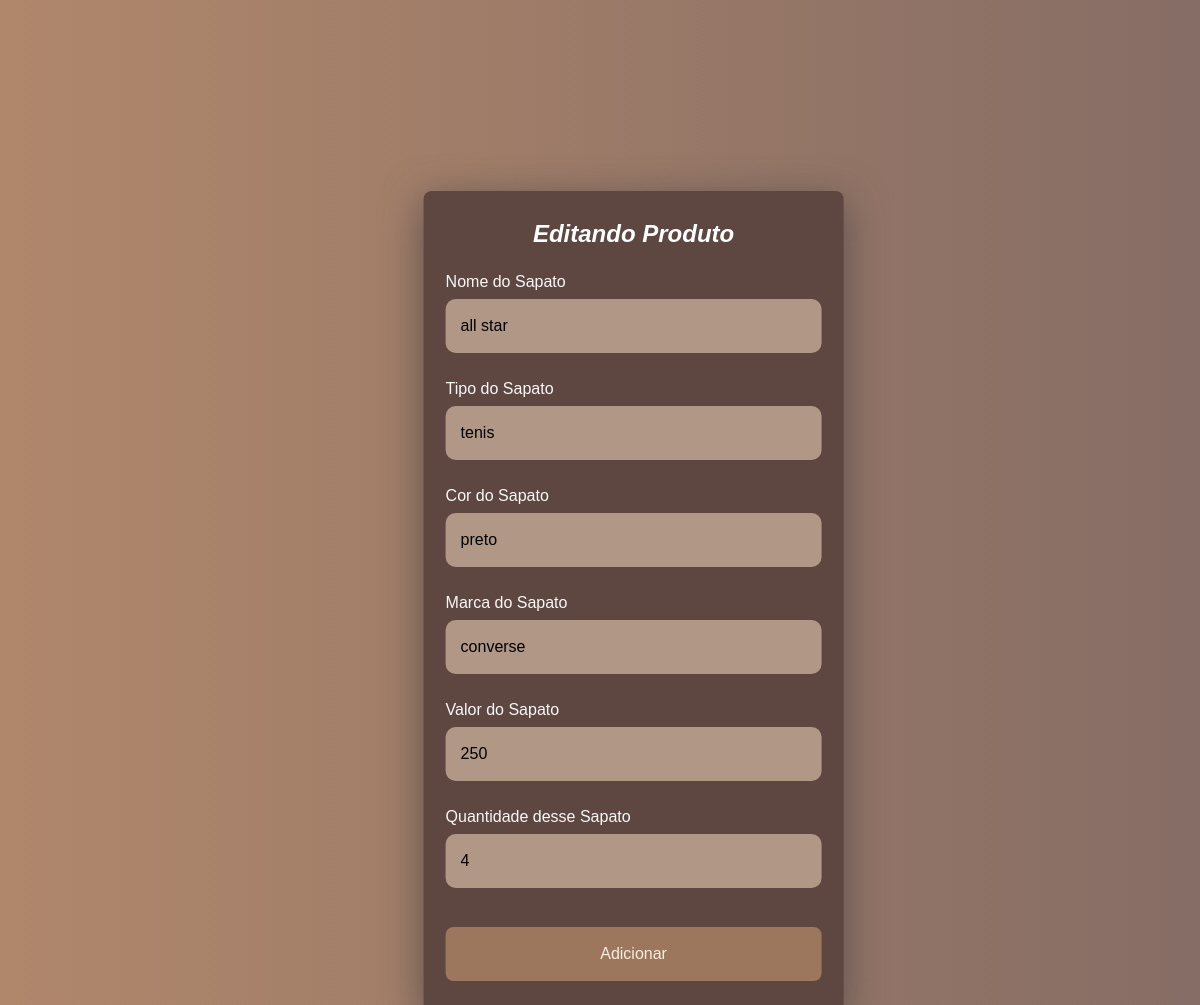
Screenshot of /add.php?id=1 with the database file from the repository.
### tables this page shows
CREATE TABLE IF NOT EXISTS `sapatos` (
  `id` int(11) NOT NULL AUTO_INCREMENT,
  `nome` varchar(55) NOT NULL,
  `tipo` varchar(55) NOT NULL,
  `cor` varchar(35) NOT NULL,
  `marca` varchar(35) NOT NULL,
  `valor` float NOT NULL,
  `quantidade` int(20) NOT NULL,
  PRIMARY KEY (`id`)
);

### add.php (the view, shortened to what this page needs)
<?php
require_once "conexao.php";
if(!isset($_REQUEST['id'])){
  $titulo = "Adicionando Produto";
  $id = "";
  $nome = "";
  $tipo = "";
  $cor = "";
  $marca = "";
  $valor = "";
  $quantidade = "";
} else {
  $titulo = "Editando Produto";
  $id = $_REQUEST['id'];
  $stmt = $conn->prepare("SELECT * FROM sapatos WHERE id=$id");
  $stmt->execute();
  $row = $stmt->fetch(PDO::FETCH_OBJ);
  $nome = $row->nome;
  $tipo = $row->tipo;
  $cor = $row->cor;
  $marca = $row->marca;
  $valor = $row->valor;
  $quantidade = $row->quantidade;
}
?>
<html>
<head>
  <link href="https://cdn.jsdelivr.net/npm/bootstrap@5.1.3/dist/css/bootstrap.min.css" rel="stylesheet">
  <link rel="stylesheet" href="css/add.css">
</head>
<body>
  <div class="formularios">
  <form action="add1.php" method="post">
                <legend><b><i><?php echo $titulo; ?></i></b></legend>
                <div class="textfield">
                    <label for="nome" class="">Nome do Sapato</label>
                    <input type="text" name="nome" id="nome" value="<?php echo $nome; ?>">
                <br>
                    <label for="tipo" class="">Tipo do Sapato</label>
                    <input type="text" name="tipo" id="tipo" value="<?php echo $tipo; ?>">
                <br>
                    <label for="cor" class="">Cor do Sapato</label>
                    <input type="text" name="cor" id="cor" value="<?php echo $cor; ?>">
                <br>
                    <label for="marca" class="">Marca do Sapato</label>
                    <input type="text" name="marca" id="marca" value="<?php echo $marca; ?>">
                <br>
                    <label for="valor" class="">Valor do Sapato</label>
                    <input type="valor" name="valor" id="valor" value="<?php echo $valor; ?>">
                <br>
                    <label for="quantidade" class="">Quantidade desse Sapato</label>
                    <input type="quantidade" name="quantidade" id="quantidade" value="<?php echo $quantidade; ?>">
                </div>
                <br>
        <button type="submit">Adicionar</button>
    </form>
  </div>
</body>
</html>

### css/add.css (style rules this page uses)
body { font-family: Arial, Helvetica, sans-serif; background-image:linear-gradient(to right, #b0876b, #866d65); }
.formularios { width: 35%; position: absolute; top: 50%; left: 50%; transform: translate(-42%, -38%); padding: 15px 22px; background-color: #5D4740; border-radius: 8px; display: flex; flex-direction: column; color: white; box-shadow: 0px 10px 40px rgba(74, 69, 69, 0.799); }
legend { text-align: center; padding: 10px; }
.textfield { width: 100%; display: flex; flex-direction: column; justify-content: center; margin: 15px 0px; align-items: flex-start; }
.textfield>input { background: #b09786; border: none; width: 100%; border-radius: 10px; padding: 15px; color: black; box-sizing: border-box; outline: none; }
.textfield>label { margin-bottom: 5px; color: rgb(248, 248, 248); }
button { width: 100%; padding: 15px; border: none; border-radius: 8px; outline: none; cursor: pointer; color: rgb(245, 237, 222); background-color:#9D775D; font-size: 12pt; }

### rows the page displays
sapatos: nome "all star", tipo "tenis", cor "preto", marca "converse", valor "250", quantidade "4"

### other values shown
$titulo "Editando Produto"
